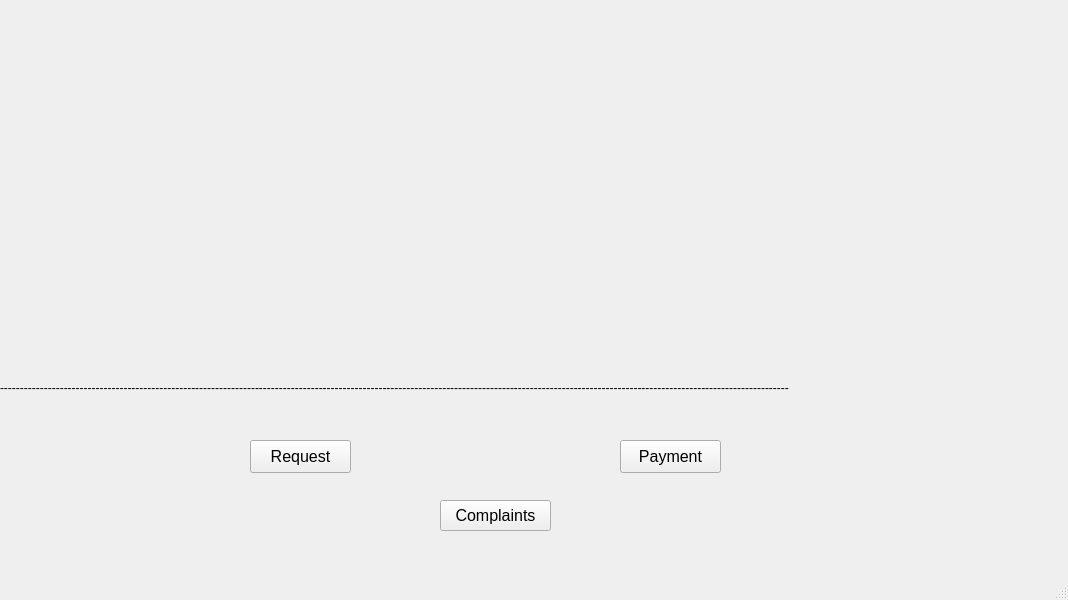
<?xml version="1.0" encoding="UTF-8"?>
<ui version="4.0">
 <class>module2</class>
 <widget class="QMainWindow" name="module2">
  <property name="geometry">
   <rect>
    <x>0</x>
    <y>0</y>
    <width>1068</width>
    <height>600</height>
   </rect>
  </property>
  <property name="windowTitle">
   <string>MainWindow</string>
  </property>
  <widget class="QWidget" name="centralwidget">
   <widget class="QPushButton" name="rq_bt">
    <property name="geometry">
     <rect>
      <x>250</x>
      <y>440</y>
      <width>101</width>
      <height>33</height>
     </rect>
    </property>
    <property name="font">
     <font>
      <pointsize>12</pointsize>
     </font>
    </property>
    <property name="text">
     <string>Request</string>
    </property>
   </widget>
   <widget class="QPushButton" name="py_bt">
    <property name="geometry">
     <rect>
      <x>620</x>
      <y>440</y>
      <width>101</width>
      <height>33</height>
     </rect>
    </property>
    <property name="font">
     <font>
      <pointsize>12</pointsize>
     </font>
    </property>
    <property name="text">
     <string>Payment</string>
    </property>
   </widget>
   <widget class="QPushButton" name="c_bt">
    <property name="geometry">
     <rect>
      <x>440</x>
      <y>500</y>
      <width>111</width>
      <height>31</height>
     </rect>
    </property>
    <property name="font">
     <font>
      <pointsize>12</pointsize>
     </font>
    </property>
    <property name="text">
     <string>Complaints</string>
    </property>
   </widget>
   <widget class="QLabel" name="label">
    <property name="geometry">
     <rect>
      <x>0</x>
      <y>0</y>
      <width>981</width>
      <height>381</height>
     </rect>
    </property>
    <property name="text">
     <string/>
    </property>
    <property name="pixmap">
     <pixmap>l4.jpg</pixmap>
    </property>
    <property name="scaledContents">
     <bool>true</bool>
    </property>
   </widget>
   <widget class="QLabel" name="label_2">
    <property name="geometry">
     <rect>
      <x>0</x>
      <y>380</y>
      <width>981</width>
      <height>16</height>
     </rect>
    </property>
    <property name="text">
     <string>------------------------------------------------------------------------------------------------------------------------------------------------------------------------------------------------------</string>
    </property>
   </widget>
  </widget>
  <widget class="QStatusBar" name="statusbar"/>
 </widget>
 <resources/>
 <connections/>
</ui>
